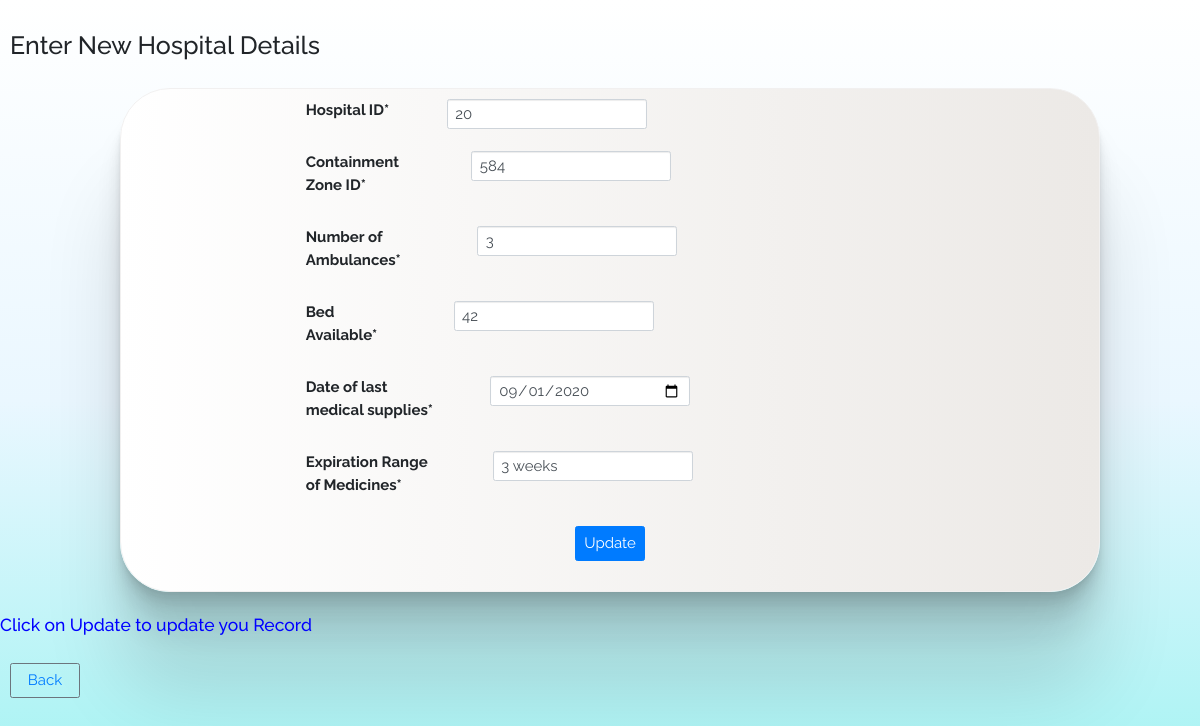
The app's page /edithsp.php?hsp_id=20 with its own data.
### tables this page shows
CREATE TABLE `hospital` (
  `hsp_id` int(20) NOT NULL,
  `cz_id` int(20) DEFAULT NULL,
  `no_amb` int(50) DEFAULT NULL,
  `bed_avail` varchar(255) DEFAULT NULL,
  `los` date DEFAULT NULL,
  `exp_range` varchar(255) DEFAULT NULL
);

### edithsp.php (the view, shortened to what this page needs)
<?php
include("pdo/connection.php");
$hsp_id = $_GET['hsp_id'];
$query = "SELECT * from `hospital` WHERE hsp_id='$hsp_id' ";
$hsp = mysqli_query($conn, $query);
while ($rows = mysqli_fetch_array($hsp)) {
    $hid = $rows['hsp_id'];
    $czid = $rows['cz_id'];
    $noa = $rows['no_amb'];
    $ba = $rows['bed_avail'];
    $los = $rows['los'];
    $er = $rows['exp_range'];
}
?>
<html>
<head>
</head>
<body id="acz">
    <?php include 'pdo/headers.php'; ?>
    <link rel="stylesheet" href="pdo/style.css">
    <h1 style="margin-left:10px;"><br>Enter New Hospital Details</h1><br>
    <div id="form">
        <form action="" method="GET">
            <div class="container">
                <div class="row justify-content-center">
                    <div class="col-8">
                        <div class="row">
                            <div class="form group">
                                <label class="control-label col-md-4" for="hsp_id">Hospital ID* </label>
                                <div class="col-md-4">
                                    <input type="text" class="form-control" name="hsp_id" placeholder="enter hsp_id" id="hsp_id" value="<?php echo $hid; ?>" /><br>
                                </div>
                            </div><br>
                            <div class="form group">
                                <label class="control-label col-md-4" for="cz_id">Containment Zone ID* </label>
                                <div class="col-md-4">
                                    <input type="text" class="form-control" name="cz_id" placeholder="enter cz_id" id="cz_id" value="<?php echo $czid; ?>" /><br>
                                </div>
                            </div>
                        </div><br>
                        <div class="row">
                            <div class="form group">
                                <label class="control-label col-md-4" for="noa">Number of Ambulances* </label>
                                <div class="col-md-4">
                                    <input type="text" class="form-control" name="noa" placeholder="enter noa" id="noa" value="<?php echo $noa; ?>" /><br>
                                </div>
                            </div>
                        </div><br>
                        <div class="row">
                            <div class="form group">
                                <label class="control-label col-md-4" for="ba">Bed Available* </label>
                                <div class="col-md-4">
                                    <input type="text" class="form-control" name="ba" placeholder="enter bed available" id="ba" value="<?php echo $ba; ?>" /><br>
                                </div>
                            </div>
                        </div><br>
                        <div class="row">
                            <div class="form group">
                                <label class="control-label col-md-4" for="los">Date of last medical supplies*</label>
                                <div class="col-sm-3">
                                    <input type="date" class="form-control" name="los" placeholder="enter date" id="los" value="<?php echo $los; ?>" /><br>
                                </div>
                            </div>
                        </div><br>
                        <div class="row">
                            <div class="form group">
                                <label class="control-label col-md-4" for="er">Expiration Range of Medicines* </label>
                                <div class="col-md-4">
                                    <input type="text" class="form-control" name="er" placeholder="enter er" id="er" value="<?php echo $er; ?>" /><br>
                                </div>
                            </div>
                        </div><br>
                    </div>
                </div>
            </div>
            <div class="row justify-content-center">
                <button type="submit" class="btn btn-primary btn-large mb-2 " style="height:35px; width:70px;font-size:15px;" name="submit" value="submit" id="submit">Update</button>
            </div>
        </form>
    </div><br>
    <?php
    if ($_GET['submit']) {
        $hid = $_GET['hsp_id'];
        $czid = $_GET['cz_id'];
        $noa = $_GET['noa'];
        $ba = $_GET['ba'];
        $los = $_GET['los'];
        $er = $_GET['er'];
        if ($hid != "" && $czid != "" && $noa != "" && $ba != "" && $los != "" && $er != "") {
            $query = "UPDATE hospital SET cz_id='$czid',no_amb='$noa', bed_avail='$ba', los='$los',exp_range='$er' WHERE hsp_id='$hid'";
            $res = mysqli_query($conn, $query);
            if ($res) {
                echo "<font color='green'><h4>DATA EDITED SUCCESSFULLY!</h4></font>";
            } else {
                echo "<font color='red'><h4>SOME ERROR OCCURED!</h4></font>";
            }
        } else {
            echo "<font color='red'><h4>* fields are required!</h4></font>";
        }
    } else {
        echo "<font color='blue'><h3>Click on Update to update you Record</h3></font>";
    }
    ?><br>
    <button type="submit" class="btn btn-outline-secondary mb-2" style="height:35px; width:70px;font-size:15px; margin-left:10px;">
        <a href="hosp.php">Back</a></button>
</body>
</html>

### pdo/style.css (style rules this page uses)
html { height: 100%; }
body { background-image: linear-gradient(to top, #a2f3f2, #eaf7ff, #ffffff); height: 100%; background-position: center; background-repeat: no-repeat; margin: 0; background-attachment: fixed; }
#acz { font-size:15px; font-family: 'Raleway', sans-serif; }
#acz .form-control { height:30px; width: 200px; font-size:15px; font-family: 'Raleway', sans-serif; margin-left: 20px; }
#form { border: 1px solid #f1f0f0; background: #ECE9E6; background: -webkit-linear-gradient(to right, #FFFFFF, #ECE9E6); background: linear-gradient(to right, #FFFFFF, #ECE9E6); padding: 10px; margin-right: 100px; margin-left: 120px; border-radius: 50px; box-shadow: 0 2.8px 2.2px rgba(0, 0, 0, 0.034), 0 6.7px 5.3px rgba(0, 0, 0, 0.048), 0 12.5px 10px rgba(0, 0, 0, 0.06), 0 22.3px 17.9px rgba(0, 0, 0, 0.072), 0 41.8px 33.4px rgba(0, 0, 0, 0.086), 0 100px 80px rgba(0, 0, 0, 0.12); }

### records on screen
hospital: hsp_id "20", cz_id "584", noa "3", ba "42", los "09/01/2020", er "3 weeks"
